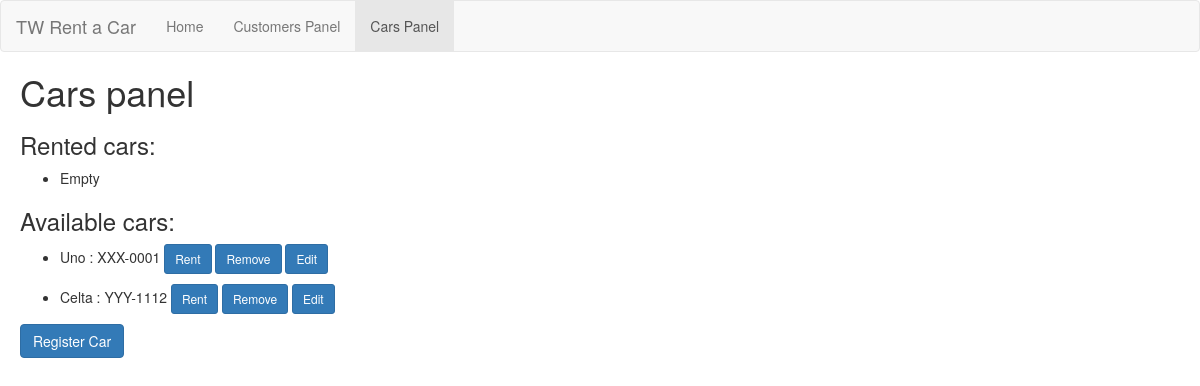
Page /cars/ on the earlier database version.
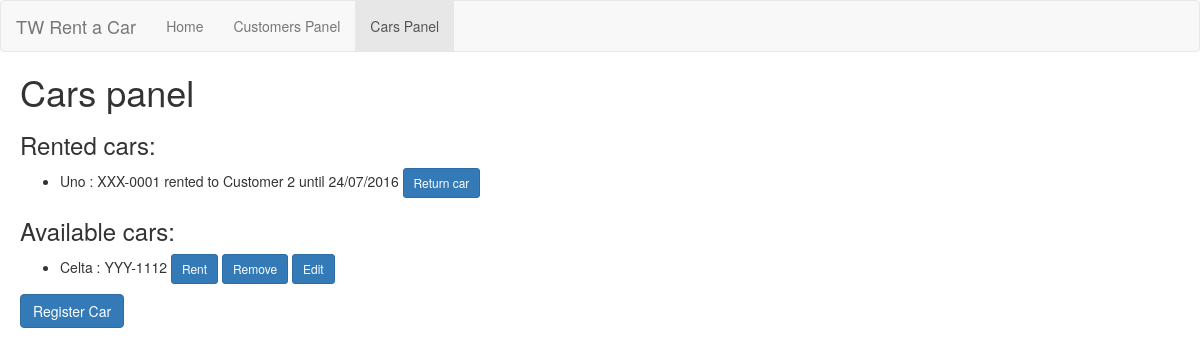
Same page on the later database version.
### rentacar_app/models.py (models this page shows)
class Car(models.Model):
    model = models.CharField(max_length=200)
    plate = models.CharField(max_length=200)
    brand = models.CharField(max_length=200)
    color = models.CharField(max_length=200)
    price_per_day = models.FloatField()

class Rent(models.Model):
    car = models.ForeignKey(Car, on_delete=models.DO_NOTHING)
    customer = models.ForeignKey(Customer, on_delete=models.DO_NOTHING)
    rent_date = models.DateField()
    numberOfRentalDays = models.IntegerField()
    real_delivery_date = models.DateField(null=True, blank=True)
    total_price = models.FloatField(null=True, blank=True)

class Customer(models.Model):
    name = models.CharField(max_length=200)
    cpf = models.CharField(max_length=200)
    birthday = models.DateField()

### rentacar_app/views.py (the view)
# urls.py: url(r'^cars/$', views.cars, name='cars'),
def cars(request):
    cars = Car.objects.all()
    rents = Rent.objects.all()
    rented_cars = [rent.car for rent in rents]
    available_cars = [car for car in cars if car not in rented_cars]
    context = {'available_cars': available_cars, 'rents': rents}
    return render(request, 'rentacar_app/cars.html', context)

### rentacar_app/templatetags/custom_date_filters.py (called while the page is built)
@register.filter(name='datetime_increment_days')
def datetime_increment_days(value, days_to_increment):
    end_date = value + datetime.timedelta(days=days_to_increment)
    return end_date.strftime('%d/%m/%Y')

### rentacar_app/templates/rentacar_app/cars.html (shortened to what this page needs)
{% extends "rentacar_app/base_with_navbar.html" %}
    {% block active_car %}active{% endblock %}
    {% block body %}
        <div style="padding-left:20px">
        <h1>Cars panel</h1>
        <h3>Rented cars:</h3>
            <ul>
                {% load custom_date_filters %}
                {% if rents %}
                    {% for rent in rents %}
                        <li>{{ rent.car.model }} : {{ rent.car.plate }} rented to {{ rent.customer.name }}
                            until {{ rent.rent_date|datetime_increment_days:rent.numberOfRentalDays }}
                            <form action="{% url 'rent_return' %}" method="post" style="display: inline;">
                                <input class="btn btn-primary btn-sm" type="submit" value="Return car" >
                            </form>
                        </li>
                    {% endfor %}
                {% else %}
                    <li>Empty</li>
                {% endif %}
            </ul>
        <h3>Available cars:</h3>
            <ul>
                {% if available_cars %}
                    {% for car in available_cars %}
                        <li>{{ car.model }} : {{ car.plate }}
                            <form action="{% url 'cars_rent' %}" method="post" style="display: inline;">
                                <input class="btn btn-primary btn-sm" type="submit" value="Rent" >
                            </form>
                            <form action="{% url 'cars_remove' %}" method="post" style="display: inline;">
                                <input class="btn btn-primary btn-sm" type="submit" value="Remove" >
                            </form>
                            <form action="{% url 'cars_register' %}" method="post" style="display: inline;">
                                <input class="btn btn-primary btn-sm" type="submit" value="Edit" >
                            </form>
                        </li>
                    {% endfor %}
                {% else %}
                    <li>Empty</li>
                {% endif %}
            </ul>
        <form action="{% url 'cars_register' %}">
            <input class="btn btn-primary" type="submit" value="Register Car">
        </form>
        </div>
    {% endblock %}

Differences in the rows shown:
no longer on this page (row unchanged): Car: model "Uno", plate "XXX-0001"
added Rent: car.model "Uno", car.plate "XXX-0001", customer.name "Customer 2", rent_date "24/07/2016"
Other differences:
text no longer shown: "Empty"
